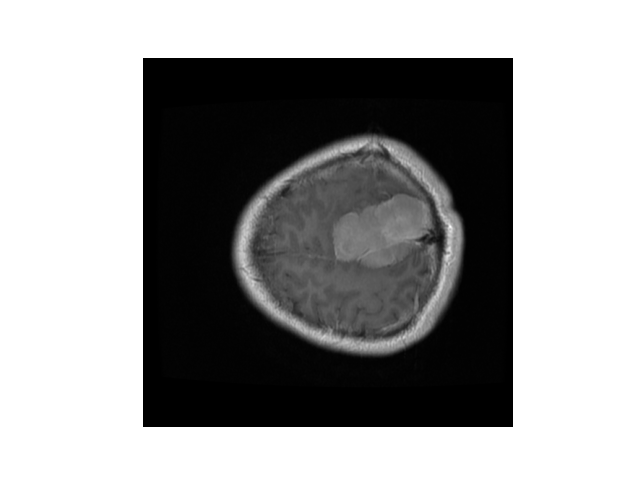
#> input picture image_filter2D/brain.png, 640 x 480 px
$ python filter.py
#> lines starting #> are read from the running program, lines starting #| are printed output that depends on the picture; after the words box and inside, x2 and y2 are one past the last pixel; in counts of white or black regions, pixels touching at a corner belong together
import cv2
import numpy as np


def get_contourn(immagine_segmentata):
    for x in range(len(immagine_segmentata)):
        for y in range(len(immagine_segmentata)):
            if immagine_segmentata[x][y][0] == 0 and  immagine_segmentata[x][y][1] == 255  and  immagine_segmentata[x][y][2] == 0:
                immagine_segmentata[x][y][0] = 255
                immagine_segmentata[x][y][1] = 255
                immagine_segmentata[x][y][2] = 255
            else:
                immagine_segmentata[x][y][0] = 0
                immagine_segmentata[x][y][1] = 0
                immagine_segmentata[x][y][2] = 0
    immagine_segmentata =  cv2.cvtColor(immagine_segmentata, cv2.COLOR_BGR2GRAY)
    contours, hierarchy = cv2.findContours(immagine_segmentata,cv2.RETR_TREE,cv2.CHAIN_APPROX_SIMPLE)
    contours = sorted(contours, key=cv2.contourArea, reverse=True)
    return contours[0]


#elimina bordo:ritorno l'immagine iniziale
def remove_border(immagine_iniziale):
    return immagine_iniziale


#modificare luce del contorno
def modify_light_contorno(immagine_iniziale,contorno,percentuale,segno):
    immagine_iniziale = cv2.cvtColor(immagine_iniziale, cv2.COLOR_BGR2GRAY)
    cv2.imshow('immagine_iniziale',immagine_iniziale)
    cv2.waitKey(0)
    cv2.destroyAllWindows()
    copia = immagine_iniziale.copy()
    lista_pixel = []
    cv2.drawContours(copia, [contorno], -1, 255, -1)
    for i in range(0,immagine_iniziale.shape[0]):
        for y in range(0,immagine_iniziale.shape[1]):
            if copia[i][y] == 255:
                lista_pixel.append((i,y))
    #tutto quello dentro il contorno lo auemtno/abbassiamo di percentuale
    if segno == 1:
        #tutti i pixel dentro lista_pixel li aumentiamo di percentuale
        for pixel in lista_pixel:
            #aumento del percnetuale percento
            immagine_iniziale[pixel[0]][pixel[1]]=min(immagine_iniziale[pixel[0]][pixel[1]] + (immagine_iniziale[pixel[0]][pixel[1]]*percentuale)/100,255)
        cv2.imshow('moidificata',immagine_iniziale)
        cv2.waitKey(0)
        cv2.destroyAllWindows()
    else:
        #tutti i pixel dentro lista_pixel li aumentiamo di percentuale
        for pixel in lista_pixel:
            immagine_iniziale[pixel[0]][pixel[1]] = max(immagine_iniziale[pixel[0]][pixel[1]] - (immagine_iniziale[pixel[0]][pixel[1]]*percentuale)/100,0)
        cv2.imshow('moidificata',immagine_iniziale)
        cv2.waitKey(0)
        cv2.destroyAllWindows()
    return immagine_iniziale


def get_only_contorno(immagine_iniziale,contorno):
    immagine_iniziale = cv2.cvtColor(immagine_iniziale, cv2.COLOR_BGR2GRAY)
    mask = np.zeros(immagine_iniziale.shape[:2], np.uint8)
    cv2.drawContours(mask, [contorno], -1, 255, -1)
    result = cv2.bitwise_and(immagine_iniziale, immagine_iniziale, mask=mask)
    return result


#inserire SOLO NOME
def save_image(immagine_iniziale,nome):
    nome=nome+'.png'
    cv2.imwrite(nome,immagine_iniziale)
    return 0

if __name__=='__main__':
    contorno = get_contourn(cv2.imread('brain.png'))
#> after the loop in get_contourn, `for x in range(len(immagine_segmentata)):`:
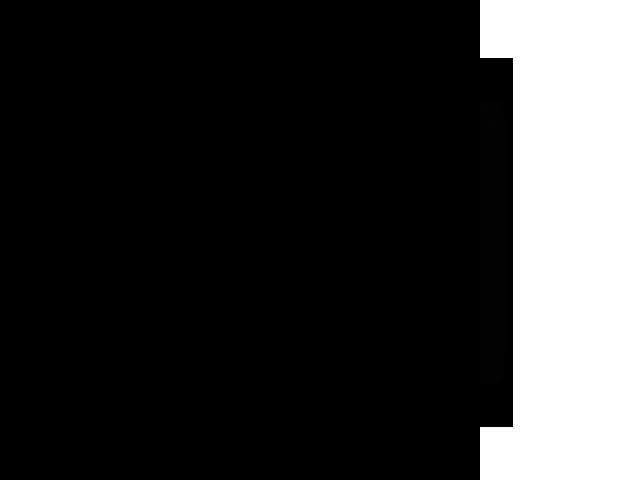
#> immagine_segmentata: shape (480, 640, 3); min 0, max 255, mean 53.7
#> in get_contourn, `contours, hierarchy = cv2.findContours(immagine_segmentata,cv2.RETR_TR..`: contours = 3 contours, 1 with area under 20; largest, box (x1, y1, x2, y2) and area: (480, 0, 640, 480) 63952, (480, 101, 510, 384) 7390
#> contorno = contour of 10 points, box (x1, y1, x2, y2) (480, 0, 640, 480), area 63952
    #pass
    modify_light_contorno(cv2.imread('brain.png'),contorno,50,1)
   # [4 lines of commented-out code are left out]
